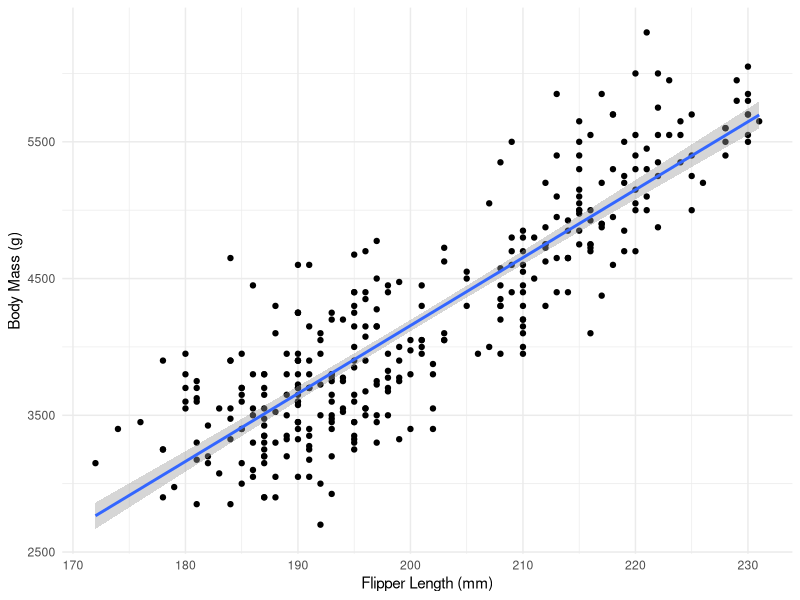

Write R code to recreate this figure.
## ---- chunk 1
library(tidyverse)
library(lubridate)
library(palmerpenguins)
## ---- chunk 2
(smoker <- tribble(
  ~smoker, ~male, ~female, ~`non-binary`,
  "yes", 21, 10, 1,
  "no", 20, 12, 2
))
## ---- chunk 3
## Error 1 fixed
(smoker_tidy <- smoker %>%
  pivot_longer(c(male, female, `non-binary`), names_to = "gender", values_to = "count"))
smoker_tidy
## ---- chunk 4
# ERROR 2 fixed
ggplot(penguins, aes(x = flipper_length_mm, y = body_mass_g)) +
  geom_point() +
  geom_smooth(method = "lm", se = TRUE) +
  theme_minimal() +
  labs(x = "Flipper Length (mm)",
       y = "Body Mass (g)")
## ---- chunk 5
?lubridate
## ---- chunk 6
# ERROR 3 fixed
rs <- "July 25, 1920"
mdy(rs)
## ---- chunk 7
# ERROR HERE - 4
date_landing <- mdy("July 20, 1969")
difftime(today(), date_landing, units = "hours")
## ---- chunk 8
# ERROR 5 FIXED
date_landing <- mdy("July 20, 1969")
difftime(today(), date_landing + weeks(1), units = "days")
## ---- chunk 9
str(penguins_raw)
## ---- chunk 10
penguins_new <- 
  penguins_raw %>%
  mutate(across(c(Sex, Species), as.factor))

levels(penguins_new$Species) # check output
## ---- chunk 11
# ERROR 6 FIXED
penguins_new <-
  penguins_new %>%
  mutate(Species = recode(Species,
                          "Adelie Penguin (Pygoscelis adeliae)" = "Adelie",
                          "Chinstrap penguin (Pygoscelis antarctica)" = "Chinstrap",
                          "Gentoo penguin (Pygoscelis papua)" = "Gentoo"))
levels(penguins_new$Species) # check output
## ---- chunk 12
penguins_new <-
  penguins_new %>%
  mutate(across(where(is_character), as_factor))
## ---- chunk 13
# ERROR 7 FIXED
penguins_subset <-
  penguins_new %>%
  filter(Species %in% c("Adelie", "Gentoo") & Sex == "FEMALE") %>%
  droplevels() 
penguins_subset
## ---- chunk 14
movies <- tibble::tribble(
                                         ~movie,     ~bechdel_binary,      ~genre,                       ~distributor,
                              "American Hustle",              "pass",     "drama",      "Sony Pictures Entertainment",
                                  "Pacific Rim",              "fail",    "action",             "Warner Bros Pictures",
                             "The Great Gatsby",              "fail",     "drama",            " Warner Bros Pictures",
                                     "Hannibal",              "good",  "thriller",         "MGM Distribution Company",
 "Harry Potter and the Deathly Hallows: Part 1",              "pass",   "fantasy",             "Warner Bros Pictures",
                      "The Blair Witch Project",              "pass",    "horror",            "Artisan Entertainment",
                      "The Amazing Spider-Man",              "fail",    "fantasy",          "Sony Pictures Releasing"
  )

distributors <- tibble::tribble(
                          ~distributor, ~yr_founded,
         "Sony Pictures Entertainment",        1998,
                "Warner Bros Pictures",        1923,
            "MGM Distribution Company",        1924
  )
## ---- chunk 15
# ERROR 8 FIXED
anti_join(movies, distributors) 
## ---- chunk 16
# ERROR 9 FIXED
right_join(movies, distributors)
## ---- chunk 17
# ERROR 10 FIXED
inner_join(movies, distributors)
